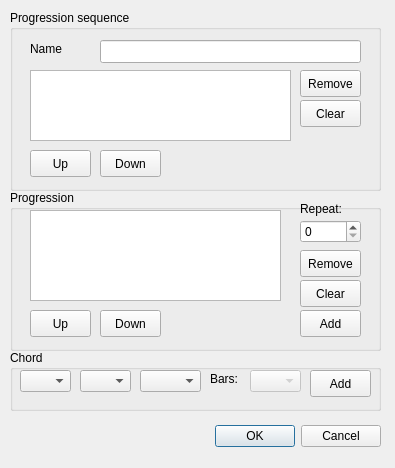
<ui version="4.0" >
 <class>progressionDialog</class>
 <widget class="QDialog" name="progressionDialog" >
  <property name="geometry" >
   <rect>
    <x>0</x>
    <y>0</y>
    <width>395</width>
    <height>468</height>
   </rect>
  </property>
  <property name="windowTitle" >
   <string>Edit Progression</string>
  </property>
  <property name="modal" >
   <bool>true</bool>
  </property>
  <widget class="QDialogButtonBox" name="buttonBox" >
   <property name="geometry" >
    <rect>
     <x>120</x>
     <y>420</y>
     <width>261</width>
     <height>32</height>
    </rect>
   </property>
   <property name="orientation" >
    <enum>Qt::Horizontal</enum>
   </property>
   <property name="standardButtons" >
    <set>QDialogButtonBox::Cancel|QDialogButtonBox::Ok</set>
   </property>
  </widget>
  <widget class="QGroupBox" name="groupBox" >
   <property name="geometry" >
    <rect>
     <x>10</x>
     <y>350</y>
     <width>371</width>
     <height>61</height>
    </rect>
   </property>
   <property name="title" >
    <string>Chord</string>
   </property>
   <widget class="QComboBox" name="bars" >
    <property name="enabled" >
     <bool>false</bool>
    </property>
    <property name="geometry" >
     <rect>
      <x>240</x>
      <y>20</y>
      <width>51</width>
      <height>22</height>
     </rect>
    </property>
    <property name="toolTip" >
     <string>Number of bars this progression should last</string>
    </property>
   </widget>
   <widget class="QComboBox" name="romannumeral" >
    <property name="geometry" >
     <rect>
      <x>70</x>
      <y>20</y>
      <width>51</width>
      <height>22</height>
     </rect>
    </property>
    <property name="toolTip" >
     <string>Note to build chord on</string>
    </property>
   </widget>
   <widget class="QComboBox" name="chordsuffix" >
    <property name="geometry" >
     <rect>
      <x>130</x>
      <y>20</y>
      <width>61</width>
      <height>22</height>
     </rect>
    </property>
    <property name="toolTip" >
     <string>Chord suffix</string>
    </property>
   </widget>
   <widget class="QLabel" name="label_2" >
    <property name="geometry" >
     <rect>
      <x>200</x>
      <y>20</y>
      <width>41</width>
      <height>17</height>
     </rect>
    </property>
    <property name="toolTip" >
     <string>Number of bars this progression should last</string>
    </property>
    <property name="text" >
     <string>Bars:</string>
    </property>
   </widget>
   <widget class="QComboBox" name="accidentals" >
    <property name="geometry" >
     <rect>
      <x>10</x>
      <y>20</y>
      <width>51</width>
      <height>22</height>
     </rect>
    </property>
    <property name="toolTip" >
     <string>Accidentals</string>
    </property>
   </widget>
   <widget class="QPushButton" name="addchord" >
    <property name="geometry" >
     <rect>
      <x>300</x>
      <y>20</y>
      <width>61</width>
      <height>27</height>
     </rect>
    </property>
    <property name="toolTip" >
     <string>Add chord to progression</string>
    </property>
    <property name="text" >
     <string>Add</string>
    </property>
   </widget>
  </widget>
  <widget class="QGroupBox" name="groupBox_2" >
   <property name="geometry" >
    <rect>
     <x>10</x>
     <y>190</y>
     <width>371</width>
     <height>161</height>
    </rect>
   </property>
   <property name="title" >
    <string>Progression</string>
   </property>
   <widget class="QSpinBox" name="repeat" >
    <property name="geometry" >
     <rect>
      <x>290</x>
      <y>30</y>
      <width>61</width>
      <height>23</height>
     </rect>
    </property>
   </widget>
   <widget class="QLabel" name="label_3" >
    <property name="geometry" >
     <rect>
      <x>290</x>
      <y>10</y>
      <width>56</width>
      <height>17</height>
     </rect>
    </property>
    <property name="text" >
     <string>Repeat:</string>
    </property>
   </widget>
   <widget class="QListWidget" name="progression" >
    <property name="geometry" >
     <rect>
      <x>20</x>
      <y>20</y>
      <width>251</width>
      <height>91</height>
     </rect>
    </property>
    <property name="toolTip" >
     <string>Progression</string>
    </property>
   </widget>
   <widget class="QPushButton" name="upprogression" >
    <property name="geometry" >
     <rect>
      <x>20</x>
      <y>120</y>
      <width>61</width>
      <height>27</height>
     </rect>
    </property>
    <property name="text" >
     <string>Up</string>
    </property>
   </widget>
   <widget class="QPushButton" name="downprogression" >
    <property name="geometry" >
     <rect>
      <x>90</x>
      <y>120</y>
      <width>61</width>
      <height>27</height>
     </rect>
    </property>
    <property name="text" >
     <string>Down</string>
    </property>
   </widget>
   <widget class="QPushButton" name="removeprogression" >
    <property name="geometry" >
     <rect>
      <x>290</x>
      <y>60</y>
      <width>61</width>
      <height>27</height>
     </rect>
    </property>
    <property name="text" >
     <string>Remove</string>
    </property>
   </widget>
   <widget class="QPushButton" name="clearprogression" >
    <property name="geometry" >
     <rect>
      <x>290</x>
      <y>90</y>
      <width>61</width>
      <height>27</height>
     </rect>
    </property>
    <property name="text" >
     <string>Clear</string>
    </property>
   </widget>
   <widget class="QPushButton" name="addprogression" >
    <property name="geometry" >
     <rect>
      <x>290</x>
      <y>120</y>
      <width>61</width>
      <height>27</height>
     </rect>
    </property>
    <property name="toolTip" >
     <string>Add progression to sequence</string>
    </property>
    <property name="text" >
     <string>Add</string>
    </property>
   </widget>
  </widget>
  <widget class="QGroupBox" name="groupBox_3" >
   <property name="geometry" >
    <rect>
     <x>10</x>
     <y>10</y>
     <width>371</width>
     <height>181</height>
    </rect>
   </property>
   <property name="title" >
    <string>Progression sequence</string>
   </property>
   <widget class="QListWidget" name="progressionsequence" >
    <property name="geometry" >
     <rect>
      <x>20</x>
      <y>60</y>
      <width>261</width>
      <height>71</height>
     </rect>
    </property>
    <property name="toolTip" >
     <string>Progression sequence</string>
    </property>
   </widget>
   <widget class="QLineEdit" name="progressionname" >
    <property name="geometry" >
     <rect>
      <x>90</x>
      <y>30</y>
      <width>261</width>
      <height>23</height>
     </rect>
    </property>
    <property name="toolTip" >
     <string>Name of the progression sequence</string>
    </property>
    <property name="statusTip" >
     <string/>
    </property>
   </widget>
   <widget class="QLabel" name="label" >
    <property name="geometry" >
     <rect>
      <x>20</x>
      <y>30</y>
      <width>56</width>
      <height>17</height>
     </rect>
    </property>
    <property name="text" >
     <string>Name</string>
    </property>
   </widget>
   <widget class="QPushButton" name="clearsequence" >
    <property name="geometry" >
     <rect>
      <x>290</x>
      <y>90</y>
      <width>61</width>
      <height>27</height>
     </rect>
    </property>
    <property name="text" >
     <string>Clear</string>
    </property>
   </widget>
   <widget class="QPushButton" name="removesequence" >
    <property name="geometry" >
     <rect>
      <x>290</x>
      <y>60</y>
      <width>61</width>
      <height>27</height>
     </rect>
    </property>
    <property name="text" >
     <string>Remove</string>
    </property>
   </widget>
   <widget class="QPushButton" name="upsequence" >
    <property name="geometry" >
     <rect>
      <x>20</x>
      <y>140</y>
      <width>61</width>
      <height>27</height>
     </rect>
    </property>
    <property name="text" >
     <string>Up</string>
    </property>
   </widget>
   <widget class="QPushButton" name="downsequence" >
    <property name="geometry" >
     <rect>
      <x>90</x>
      <y>140</y>
      <width>61</width>
      <height>27</height>
     </rect>
    </property>
    <property name="text" >
     <string>Down</string>
    </property>
   </widget>
  </widget>
 </widget>
 <tabstops>
  <tabstop>progressionname</tabstop>
  <tabstop>progressionsequence</tabstop>
  <tabstop>removesequence</tabstop>
  <tabstop>clearsequence</tabstop>
  <tabstop>upsequence</tabstop>
  <tabstop>downsequence</tabstop>
  <tabstop>progression</tabstop>
  <tabstop>repeat</tabstop>
  <tabstop>removeprogression</tabstop>
  <tabstop>clearprogression</tabstop>
  <tabstop>addprogression</tabstop>
  <tabstop>upprogression</tabstop>
  <tabstop>downprogression</tabstop>
  <tabstop>accidentals</tabstop>
  <tabstop>romannumeral</tabstop>
  <tabstop>chordsuffix</tabstop>
  <tabstop>bars</tabstop>
  <tabstop>addchord</tabstop>
  <tabstop>buttonBox</tabstop>
 </tabstops>
 <resources/>
 <connections>
  <connection>
   <sender>buttonBox</sender>
   <signal>accepted()</signal>
   <receiver>progressionDialog</receiver>
   <slot>accept()</slot>
   <hints>
    <hint type="sourcelabel" >
     <x>248</x>
     <y>254</y>
    </hint>
    <hint type="destinationlabel" >
     <x>157</x>
     <y>274</y>
    </hint>
   </hints>
  </connection>
  <connection>
   <sender>buttonBox</sender>
   <signal>rejected()</signal>
   <receiver>progressionDialog</receiver>
   <slot>reject()</slot>
   <hints>
    <hint type="sourcelabel" >
     <x>316</x>
     <y>260</y>
    </hint>
    <hint type="destinationlabel" >
     <x>286</x>
     <y>274</y>
    </hint>
   </hints>
  </connection>
 </connections>
</ui>
